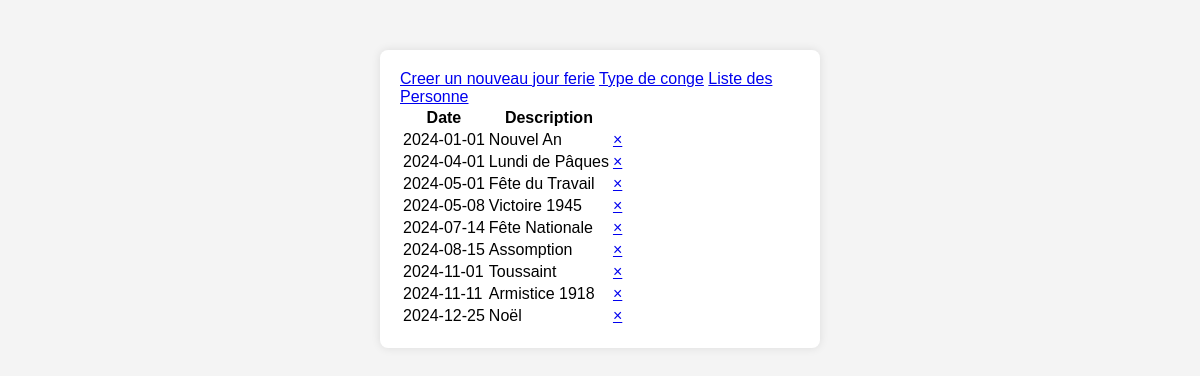
/process/jour_ferie/liste_jour.php, run on the app's committed database.
### tables this page shows
CREATE TABLE `jour_ferie` (
  `id` INT NOT NULL AUTO_INCREMENT,
  `date` DATE NOT NULL,
  `description` VARCHAR(255) NOT NULL,
  PRIMARY KEY (`id`)
);

### process/jour_ferie/liste_jour.php (called while the page is built)
<?php
include "../../config/connexion.php";
include "../../repository/JourFerie.php";
$jourFerie=new JourFerie($conn);
$jours_ferie=$jourFerie->getAll();
include "../../view/jour_ferie/index.php";

### repository/JourFerie.php (called while the page is built, shortened)
<?php
class JourFerie{
    private $conn;
    public function __construct($conn){
        $this->conn=$conn;
    }
    public function getAll(){
        $sql="SELECT id,date,description
        FROM conge.jour_ferie";
        $result=$this->conn->query($sql);
        $res=[];
        while($row=$result->fetch_assoc()){
            $res[]=$row;
        }
        return $res;
    }
}

### view/jour_ferie/index.php (the view, shortened to what this page needs)
<!DOCTYPE html>
<html lang="en">
<head>
    <link rel="stylesheet" href="styles.css">
</head>
<body>
    <div class="container">
        <a href="../../view/jour_ferie/new.php">Creer un nouveau jour ferie</a>
        <a href="../conge/liste_type.php">Type de conge</a>
        <a href="../../index.php">Liste des Personne</a>
        <table>
            <thead>
                <tr>
                    <th>Date</th>
                    <th>Description</th>
                </tr>
            </thead>
            <tbody>
            <?php
            foreach($jours_ferie as $jour_ferie){
            ?>
                <tr>
                    <td><?php echo $jour_ferie["date"]; ?></td>
                    <td><?php echo $jour_ferie["description"]; ?></td>
                    <td><a href="../../process/jour_ferie/remove.php?idx=<?php echo $jour_ferie["id"]; ?>">&times;</a></td>
                </tr>
            <?php
            }
            ?>
            </tbody>
        </table>
    </div>
</body>
</html>

### assets/styles.css (style rules this page uses)
body { font-family: Arial, sans-serif; background-color: #f4f4f4; margin: 0; padding: 0; }
.container { max-width: 400px; margin: 50px auto; padding: 20px; background-color: #fff; border-radius: 8px; box-shadow: 0 0 10px rgba(0, 0, 0, 0.1); }

### data on the page
jour_ferie: date "2024-01-01", description "Nouvel An"
jour_ferie: date "2024-04-01", description "Lundi de Pâques"
jour_ferie: date "2024-05-01", description "Fête du Travail"
jour_ferie: date "2024-05-08", description "Victoire 1945"
jour_ferie: date "2024-07-14", description "Fête Nationale"
jour_ferie: date "2024-08-15", description "Assomption"
jour_ferie: date "2024-11-01", description "Toussaint"
jour_ferie: date "2024-11-11", description "Armistice 1918"
jour_ferie: date "2024-12-25", description "Noël"
